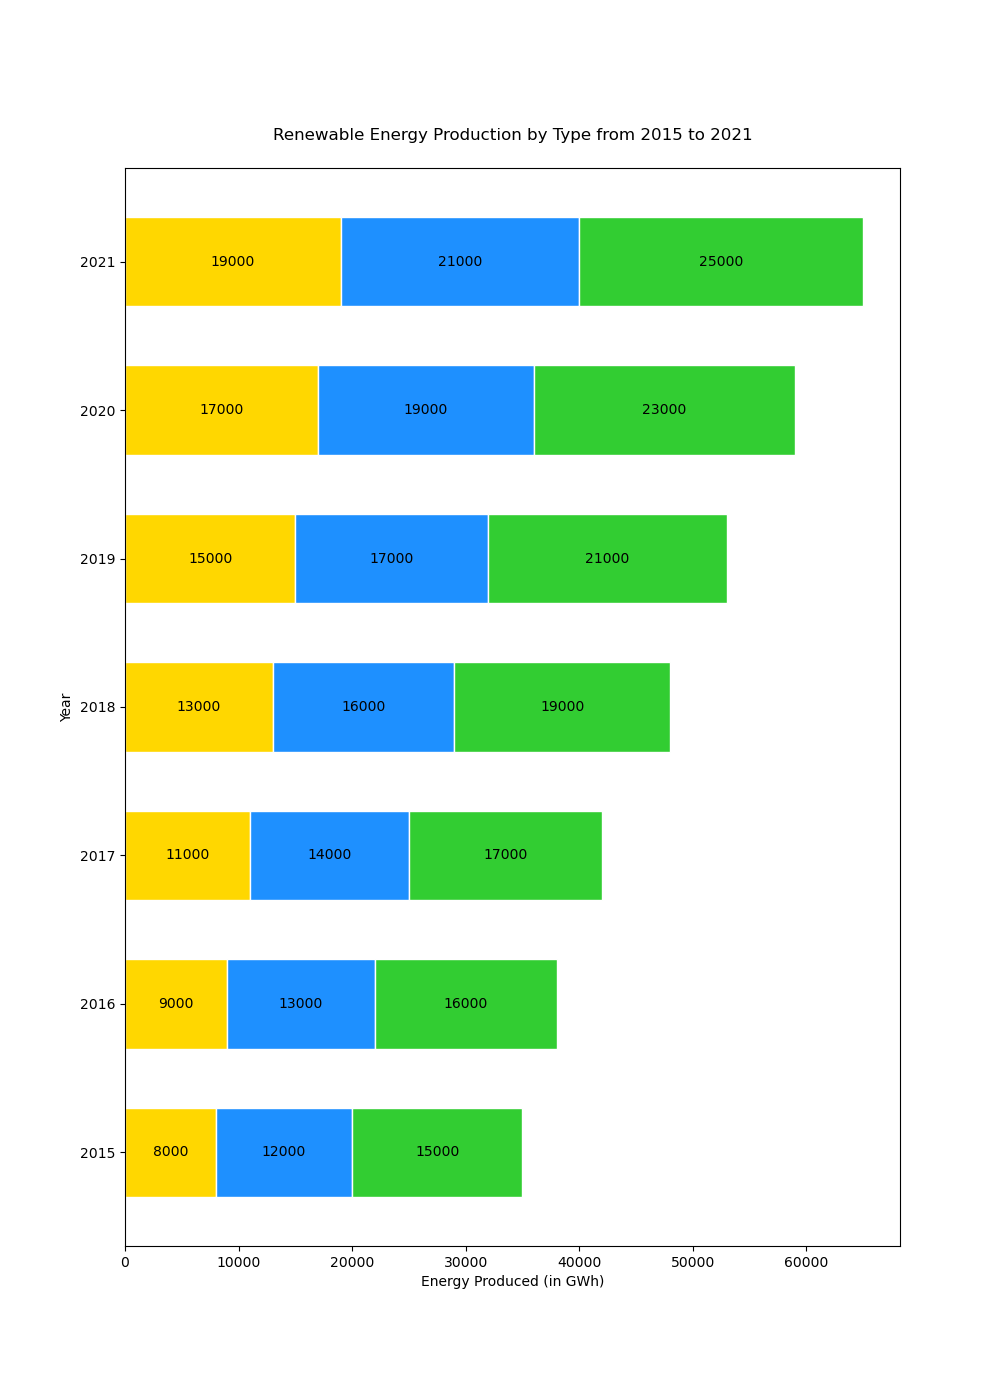

Here is the Python script that generated this plot:

import matplotlib.pyplot as plt

# Data
years = ['2015', '2016', '2017', '2018', '2019', '2020', '2021']
solar = [8000, 9000, 11000, 13000, 15000, 17000, 19000]
wind = [12000, 13000, 14000, 16000, 17000, 19000, 21000]
hydro = [15000, 16000, 17000, 19000, 21000, 23000, 25000]

# Bottom data for stacking
wind_bottom = solar
hydro_bottom = [i + j for i, j in zip(solar, wind)]

# Figure and Axes
fig, ax = plt.subplots(figsize=(10, 14))  # Change width and height of the chart

# Stacked Bars
ax.barh(years, solar, color='#FFD700', edgecolor='white', height=0.6)  # Solar with gold color
ax.barh(years, wind, left=wind_bottom, color='#1E90FF', edgecolor='white', height=0.6)  # Wind with dodger blue color
ax.barh(years, hydro, left=hydro_bottom, color='#32CD32', edgecolor='white', height=0.6)  # Hydro with lime green color

# Labels and Title
ax.set_xlabel('Energy Produced (in GWh)')
ax.set_ylabel('Year')
ax.set_title('Renewable Energy Production by Type from 2015 to 2021', pad=20)

# Add numerical labels
for i in range(len(years)):
    ax.text(solar[i] / 2, i, str(solar[i]), ha='center', va='center', color='black')
    ax.text(wind_bottom[i] + wind[i] / 2, i, str(wind[i]), ha='center', va='center', color='black')
    ax.text(hydro_bottom[i] + hydro[i] / 2, i, str(hydro[i]), ha='center', va='center', color='black')

# Display the plot
plt.show()
